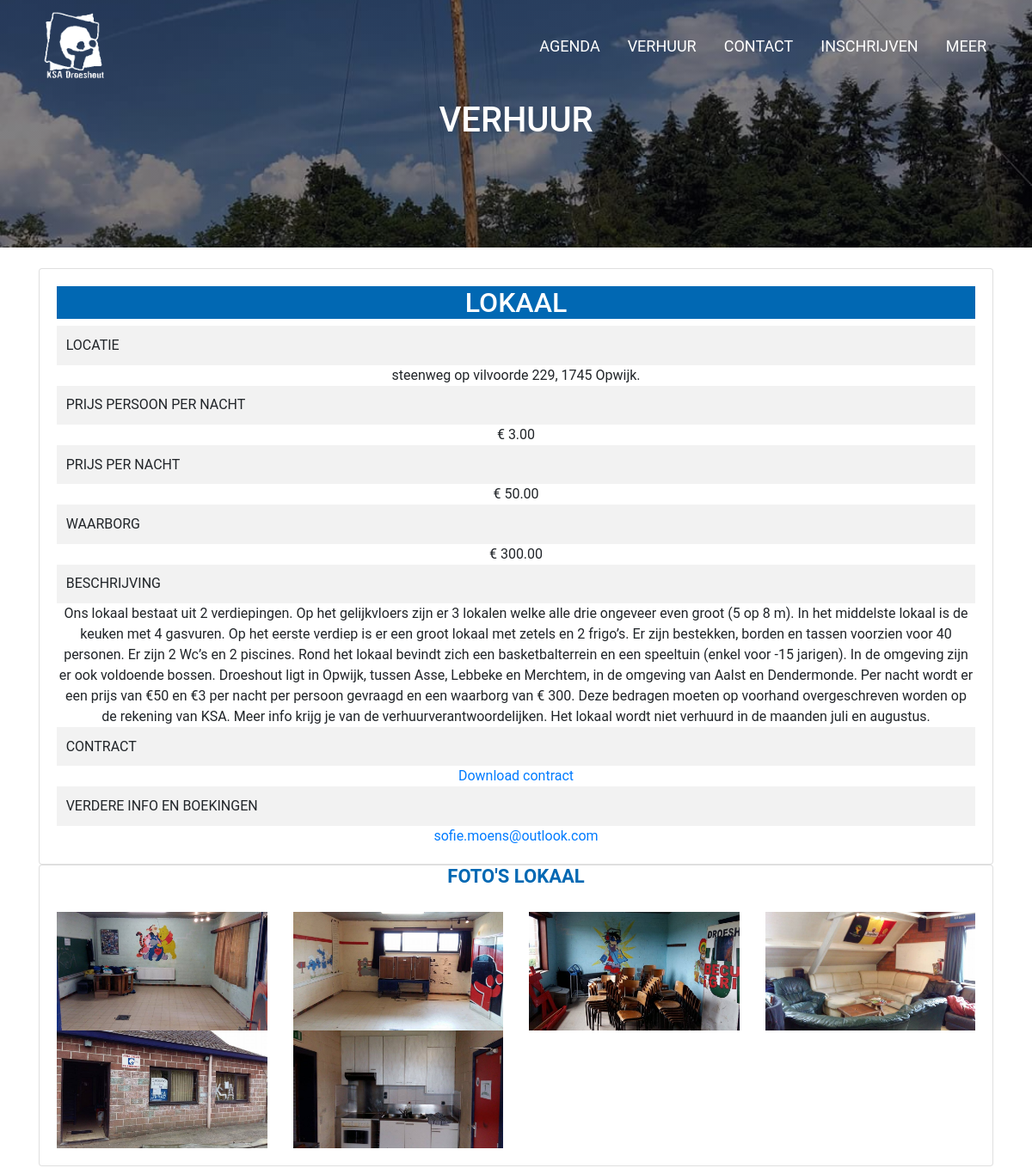
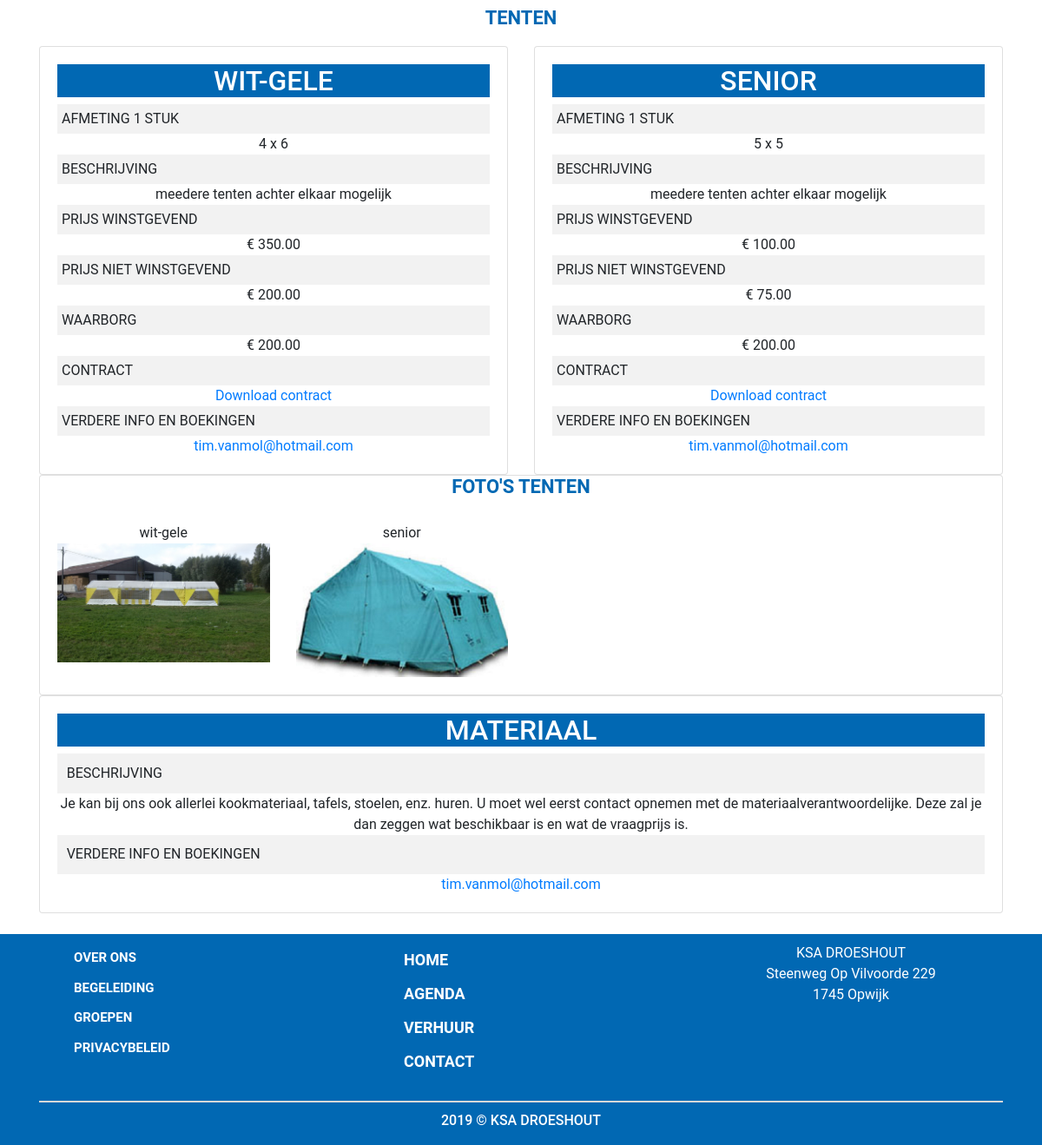
The app's page /verhuur/ with its own data (2 pictures, top to bottom).
### verhuur/models.py (models this page shows, shortened)
class Lokaal(models.Model):
    adresid = models.ForeignKey(Adres,models.CASCADE)
    userid = models.ForeignKey(Leiding,models.CASCADE)
    beschrijving = models.TextField(max_length=1000)
    prijsperpersoon = models.DecimalField(decimal_places=2,max_digits=5)
    prijs = models.DecimalField(decimal_places=2,max_digits=5)
    waarborg = models.DecimalField(decimal_places=2,max_digits=5)
    contract = models.FileField(upload_to='contract')

class Lokaalfoto(models.Model):
    lokaalid = models.ForeignKey(Lokaal,models.CASCADE)
    image = models.ImageField(upload_to='images/lokaal')

class Tent(models.Model):
    type = models.CharField(max_length=50)
    afmeting = models.CharField(max_length=20)
    userid = models.ForeignKey(Leiding,models.CASCADE)
    beschrijving = models.TextField(max_length=1000)
    prijswinst = models.DecimalField(decimal_places=2,max_digits=5)
    prijsnwinst = models.DecimalField(decimal_places=2,max_digits=5)
    waarborg = models.DecimalField(decimal_places=2,max_digits=5)
    contract = models.FileField(upload_to='contract')

class TentFoto(models.Model):
    tentid = models.ForeignKey(Tent,models.CASCADE)
    image = models.ImageField(upload_to='images/tent')

class Materiaal(models.Model):
    userid = models.ForeignKey(Leiding,models.CASCADE)
    beschrijving = models.TextField(max_length=500)

### agenda/models.py (models this page shows)
class Adres(models.Model):
    straat = models.CharField(max_length=100)
    nr = models.CharField(max_length=10)
    postcode = models.IntegerField()
    stad = models.CharField(max_length=100)
    def __str__(self):
        return "%s %s, %s %s." % (self.straat,self.nr,self.postcode,self.stad)

### verhuur/views.py (the view)
# urls.py: path('verhuur/',verhuur_views.VerhuurTemplateView.as_view(),name='verhuur'),
class VerhuurTemplateView(generic.TemplateView):
    template_name = 'verhuur.html'
    def get_context_data(self, **kwargs):
        context = super().get_context_data(**kwargs)
        context['lokaal'] = models.Lokaal.objects.first()
        context['mat'] = models.Materiaal.objects.first()
        context['tenten'] = models.Tent.objects.all()
        context['lokaalfoto'] = models.Lokaalfoto.objects.all()
        context['tentfoto'] = models.TentFoto.objects.all()
        return context

### verhuur/templates/verhuur.html
{% extends "base.html" %}
{% block content %}
    <div class='banner'>
        <div class='container'>
            <div class='banner-content'>
                <h1>Verhuur</h1>
            </div>
        </div>
    </div>
    <div class='home-info'>
        <div class='container'>
            <div class='row'>
                <div class='col-lg-12'>
                    <div class='item-info-content card'>
                        <div class='card-body'>
                            <h2>Lokaal</h2>
                        <div class='agenda-item-info locatie'>
                            <span>Locatie</span>{{ lokaal.adresid }}
                        </div>
                        <div class='agenda-item-info prijs'>
                            <span>Prijs persoon per nacht</span>€ {{ lokaal.prijsperpersoon }}
                        </div>
                        <div class='agenda-item-info prijs'>
                            <span>Prijs per nacht</span>€ {{ lokaal.prijs }}
                        </div>
                        <div class='agenda-item-info prijs'>
                            <span>Waarborg</span>€ {{ lokaal.waarborg }}
                        </div>
                        <div class='agenda-item-info prijs'>
                            <span>Beschrijving</span> {{ lokaal.beschrijving }}
                        </div>
                        <div class='agenda-item-info prijs'>
                            <span>Contract</span> <a href="/media/{{ lokaal.contract }}" download="">Download contract</a>
                        </div>
                         <div class='agenda-item-info prijs'>
                            <span>Verdere info en boekingen</span> <a href="mailto:sofie.moens@outlook.com">sofie.moens@outlook.com</a>
                        </div>
                        </div>
                    </div>
                </div>
                <div class="col-lg-12">
                <div class="card">
                    <h3>Foto's lokaal</h3>
                <div class="card-body">
                    <div class="row">
                        {% for item in lokaalfoto %}
                            <div class="col-lg-3 col-md-3 col-sm-6">
                                <img src="{{ item.image.url }}" class="img-fluid">
                            </div>
                        {% endfor %}
                    </div>
                </div>
                </div>
                </div>
            </div>
            <div class="row">
                <div class="col col-lg-12">
                    <h3>tenten</h3>
                </div>
                {% for tent in tenten %}
                <div class='col-lg-6'>
                    <div class='item-info-content card'>
                        <div class='card-body'>
                            <h2>{{ tent.type }}</h2>
                        <div class='agenda-item-info prijs'>
                            <span>Afmeting 1 stuk</span>{{ tent.afmeting }}
                        </div>
                         <div class='agenda-item-info prijs'>
                            <span>Beschrijving</span>{{ tent.beschrijving }}
                        </div>
                        <div class='agenda-item-info prijs'>
                            <span>Prijs winstgevend</span>€ {{ tent.prijswinst }}
                        </div>
                        <div class='agenda-item-info prijs'>
                            <span>Prijs niet winstgevend</span>€ {{ tent.prijsnwinst }}
                        </div>
                        <div class='agenda-item-info prijs'>
                            <span>Waarborg</span>€ {{ tent.waarborg }}
                        </div>
                        <div class='agenda-item-info prijs'>
                            <span>Contract</span> <a href="/media/{{ tent.contract }}" download="">Download contract</a>
                        </div>
                         <div class='agenda-item-info prijs'>
                            <span>Verdere info en boekingen</span> <a href="mailto:tim.vanmol@hotmail.com">tim.vanmol@hotmail.com</a>
                        </div>
                        </div>
                    </div>
                </div>
                {% endfor %}
                            <div class="col-lg-12">
                <div class="card">
                    <h3>Foto's tenten</h3>
                <div class="card-body">
                    <div class="row">
                        {% for item in tentfoto %}
                            <div class="col-lg-3 col-md-3 col-sm-6">
                                {{ item.tentid.type }}
                                <img src="{{ item.image.url }}" class="img-fluid">
                            </div>
                        {% endfor %}
                    </div>
                </div>
                </div>
                </div>
                <div class='col-lg-12'>
                    <div class='card item-info-content'>
                        <div class="card-body">
                            <div class="agenda-item-info">
                            <h2>Materiaal</h2>
                                <div class='agenda-item-info prijs'>
                            <span>Beschrijving</span> {{ mat.beschrijving }}
                        </div>
                         <div class='agenda-item-info prijs'>
                            <span>Verdere info en boekingen</span> <a href="mailto:tim.vanmol@hotmail.com">tim.vanmol@hotmail.com</a>
                        </div>
                            </div>
                        </div>
                    </div>
                </div>
            </div>
        </div>
    </div>
{% endblock %}

### templates/base.html (shortened to what this page needs)
{% load static %}
<html lang="nl">
    <head>
      <link rel="stylesheet" href="https://stackpath.bootstrapcdn.com/bootstrap/4.2.1/css/bootstrap.min.css">
        <link rel="stylesheet" href="{% static 'main.css' %}">
        <link rel="stylesheet" href="https://use.fontawesome.com/releases/v5.7.1/css/all.css">
    </head>
    <body>
        <div class='header'>
        <nav class="navbar navbar-expand-md navbar-dark" id="banner">
            <div class="container">
              <a class="navbar-brand" href="/"><img src="{% static 'images/KSAlogo.png' %}"></a>
              <div class="collapse navbar-collapse">
                <ul class="navbar-nav ml-auto">
                  <li class="nav-item pl-3">
                    <a class="nav-link" href="{% url 'agenda' %}">agenda</a>
                  </li>
                  <li class="nav-item pl-3">
                    <a class="nav-link" href="{% url 'verhuur' %}">verhuur</a>
                  </li>
                <li class="nav-item pl-3">
                    <a class="nav-link" href="{% url 'contact' %}">contact</a>
                  </li>
                <li class="nav-item pl-3">
                    <a class="nav-link" href="{% url 'inschrijven' %}">inschrijven</a>
                  </li>
                <li class="nav-item dropdown pl-3">
                  <a class="nav-link" href="#">
                    meer
                  </a>
                </li>
                </ul>
              </div>
            </div>
        </nav>
        </div>
        {% block content %}
        {% endblock %}
        <footer>
            <div class='footer-info'>
                <div class='container'>
                    <div class='row'>
                        <div class='col-lg-4 col-md-6 col-sm-12'>
                            <ul class='left'>
                                 <li><a href="{% url 'overons' %}">Over ons</a></li>
                                 <li><a href="/begeleiding">Begeleiding</a></li>
                                 <li><a href="/groepen">Groepen</a></li>
                                <li><a href="/privacy">Privacybeleid</a></li>
                            </ul>
                        </div>
                        <div class='col-lg-4 col-md-6 col-sm-12'>
                            <ul class='middle'>
                                <li><a href="/">Home</a></li>
                                <li><a href="/agenda">Agenda</a></li>
                                <li><a href="/verhuur">Verhuur</a></li>
                                <li><a href="{% url 'contact' %}">Contact</a></li>
                            </ul>
                        </div>
                        <div class='col-lg-4 col-md-12 right text-center'>
                           <p> KSA DROESHOUT<br>
                            Steenweg Op Vilvoorde 229<br>
                               1745 Opwijk</p>
                        </div>
                    </div>
                </div>
            </div>
            <div class='footer-bottom'>
                <div class='container'>
                    <div class='row'>
                        <div class='col-lg-12'>
                            <h6>2019 &copy; Ksa Droeshout</h6>
                        </div>
                    </div>
                </div>
            </div>
        </footer>
    </body>
</html>

### static/main.css (style rules this page uses)
body { font-family: roboto,sans-serif; box-sizing: border-box; }
.footer-info { padding:10px 0; background-color:#0168b3; color:#fff; }
.footer-bottom { background-color: #0168b3; color:#fff; }
.footer-bottom h6 { border-top: 2px solid #d9d9d9; padding: 1%; text-align: center; text-transform: uppercase; }
.footer-info ul li { text-transform: uppercase; padding: 6px 0; list-style: none; text-decoration: none; }
.footer-info ul li a { color:#fff; border: none; font-weight: 600; border-bottom: 0; }
.footer-info .left { font-size: 15px; }
.footer-info .middle { font-size: 18px; }
.header .navbar { position: absolute; width:100%; }
.header .navbar-brand img { width:80px; height:80px; transition: 0.5s; }
.header .nav-item .nav-link { position: relative; display: inline-block; outline: none; color: #fff; text-decoration: none; text-transform: uppercase; font-weight: 400; font-size:18px; }
.header .nav-item .nav-link::after { position: absolute; top: 75%; left:0; width: 100%; height: 2px; background: rgba(204,204, 204, 0.8); content: ''; opacity: 0; -webkit-transition: opacity 0.2s, -webkit-transform 0.2s; -moz-transition: opacity 0.2s, -moz-transform 0.2s; transition: opacity 0.2s, transform 0.2s; -webkit-transform: translateY(10px); -moz-transform: translateY(10px); transform: translateY(10px); }
.home-banner,.banner { height:85vh; background: linear-gradient(rgba(3, 1, 10, 0.5), rgba(3, 1, 10, 0.5)), url(images/banner.jpg) no-repeat scroll center center; background-size: cover; display: flex; }
.home-banner .container,.banner .container { width: 100%; align-self: center; }
.home-banner-content,.banner-content { color: #fff; text-align: center; }
.home-banner-content h1,.banner-content h1 { text-transform: uppercase; }
.banner { height:36vh; }
.home-info,.overons-info { background-color:#fff; padding: 2%; text-align: center; }
.home-info h3,.overons-info h3 { color:#0168b3; text-transform: uppercase; font-size: 22px; font-weight: 600; }
.home-info .col { margin: 10px 0; }
.item-info-content h2 { background-color: #0168b3; color:#fff; text-transform: uppercase; text-align: center; }
.agenda-item-info span { text-transform: uppercase; background-color:#f2f2f2; padding:1%; width: 100%; display: flex; }

### records on screen
Lokaal: adresid "steenweg op vilvoorde 229, 1745 Opwijk.", prijsperpersoon "3.00", prijs "50.00", waarborg "300.00", beschrijving "Ons lokaal bestaat uit 2 verdiepingen. Op het gelijkvloers zijn er 3 lokalen welke alle drie ongeveer even groot (5 op 8 m). In het middelste lokaal is de keuken met 4 gasvuren. Op het eerste verdiep is er een groot lokaal met zetels en 2 frigo’s. Er zijn bestekken, borden en tassen voorzien voor 40 personen. Er zijn 2 Wc’s en 2 piscines. Rond het lokaal bevindt zich een basketbalterrein en een speeltuin (enkel voor -15 jarigen). In de omgeving zijn er ook voldoende bossen. Droeshout ligt in Opwijk, tussen Asse, Lebbeke en Merchtem, in de omgeving van Aalst en Dendermonde. Per nacht wordt er een prijs van €50 en €3 per nacht per persoon gevraagd en een waarborg van € 300. Deze bedragen…"
Lokaalfoto: image (picture)
Lokaalfoto: image (picture)
Lokaalfoto: image (picture)
Lokaalfoto: image (picture)
Lokaalfoto: image (picture)
Lokaalfoto: image (picture)
Tent: type "WIT-GELE", afmeting "4 x 6", beschrijving "meedere tenten achter elkaar mogelijk", prijswinst "350.00", prijsnwinst "200.00", waarborg "200.00"
Tent: type "SENIOR", afmeting "5 x 5", beschrijving "meedere tenten achter elkaar mogelijk", prijswinst "100.00", prijsnwinst "75.00", waarborg "200.00"
TentFoto: tentid.type "wit-gele", image (picture)
TentFoto: tentid.type "senior", image (picture)
Materiaal: beschrijving "Je kan bij ons ook allerlei kookmateriaal, tafels, stoelen, enz. huren. U moet wel eerst contact opnemen met de materiaalverantwoordelijke. Deze zal je dan zeggen wat beschikbaar is en wat de vraagprijs is."
